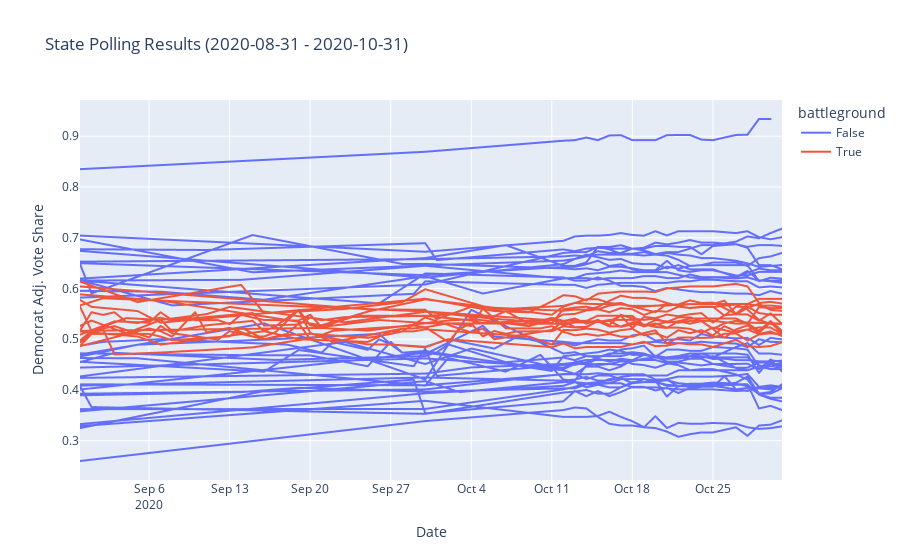

This figure's notebook cell:
### Code cell
fig = px.line(state_probs, x="date", y="d_prob", color="battleground",
              line_group="state_po", hover_name="state_po",
             labels={'d_prob': 'Democrat Adj. Vote Share', 'date': 'Date'},
             title=f'State Polling Results ({start_date} - {end_date})')
fig.show()
